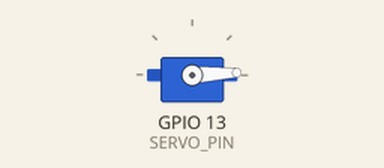
The sketch below on a simulated ESP32. Shown: servo. What the sketch prints to the serial monitor is not drawn.

Above: at 1.05 s.
At 2.3 s:
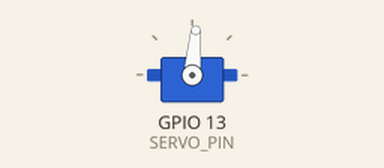
At 3.6 s:
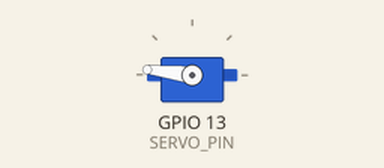
At 6.2 s:
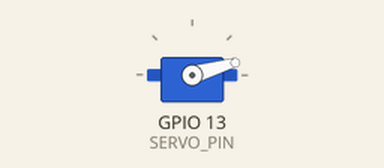
Timing chart, 0 to 8.7 s (numbered marks = the images above):
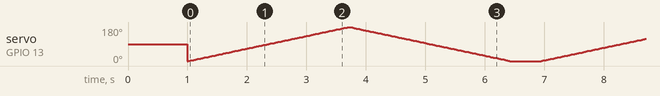

The sketch:

SG90_Servo_Motor.ino
```cpp
/*
 * 教程：SG90 舵机控制
 *
 * 学习目标：
 * 1. 了解舵机的工作原理和控制信号。
 * 2. 理解 PWM、周期、脉宽、占空比这几个概念。
 * 3. 学会安装和使用 ESP32Servo 库驱动舵机。
 * 4. 让舵机在 0° 到 180° 之间来回摆动。
 *
 * 需要安装的库：
 * - "ESP32Servo" by Kevin Harrington、John K. Bennett 等
 * 安装方法：
 * 1. Arduino IDE → 项目 → 加载库 → 管理库...。
 * 2. 搜索 "ESP32Servo"，找到对应库并安装。
 *
 * 硬件连接：
 * - SG90 棕色线  →  ESP32 GND
 * - SG90 红色线  →  ESP32 5V（舵机启动电流较大，建议外接 5V 电源）
 * - SG90 橙色线  →  ESP32 GPIO13（信号线）
 *
 * 注意：
 * SG90 的电源最好使用独立 5V 电源，并把电源负极和 ESP32 GND 接到一起（共地）。
 * 如果只用 ESP32 的 5V 引脚供电，舵机转动时电压跌落可能导致 ESP32 重启。
 */

// 引入 ESP32Servo 库。
// 这个库封装了 PWM 定时器的细节，让我们能像控制普通舵机一样使用 write() 函数。
#include <ESP32Servo.h>

// SERVO_PIN：连接舵机信号线的 GPIO。
// GPIO13 是通用 GPIO，支持 PWM 输出，3.3V 信号即可驱动大部分舵机。
#define SERVO_PIN 13

// 创建一个 Servo 对象，名字叫 myServo。
// 对象里保存了 PWM 通道、角度、引脚等信息。
Servo myServo;

void setup() {
  Serial.begin(115200);
  delay(1000);

  // attach(pin, min, max) 把舵机对象绑定到某个 GPIO。
  // 第二个参数是 0° 对应的脉宽（微秒），第三个参数是 180° 对应的脉宽（微秒）。
  // SG90 通常用 500μs 表示 0°，2400μs 表示 180°。
  // 如果范围设得太小，舵机就转不到头；设得太大，可能会让舵机抖动或卡住。
  myServo.attach(SERVO_PIN, 500, 2400);

  // 上电后先把舵机转到中间位置 90°，
  // 这样可以避免突然从某个极限位置启动，机械冲击更小。
  myServo.write(90);

  Serial.println("SG90 舵机初始化完成");
}

void loop() {
  // 让舵机从 0° 转到 180°。
  // write(angle) 告诉舵机目标角度，库会自动把角度换算成对应的 PWM 脉宽。
  for (int angle = 0; angle <= 180; angle++) {
    myServo.write(angle);

    // 每转 1° 等待 15ms，给舵机机械结构足够时间到达目标位置。
    // 如果时间太短，舵机还没到位就收到下一个角度，会转得很吃力、发热甚至抖动。
    delay(15);
  }

  Serial.println("已转到 180°");

  // 让舵机从 180° 转回 0°。
  for (int angle = 180; angle >= 0; angle--) {
    myServo.write(angle);
    delay(15);
  }

  Serial.println("已转回 0°");

  // 在 0° 停留 500ms，方便观察。
  delay(500);
}

/*
 * 名词解释：
 * PWM（Pulse Width Modulation，脉宽调制）：
 * 引脚不是一直输出高电平，而是快速地开关。
 * 一个完整的开关周期叫"周期"，高电平时间占周期的比例叫"占空比"。
 *
 * 舵机控制信号：
 * 舵机不关心占空比本身，而是关心每个 20ms 周期内高电平的持续时间（脉宽）。
 * - 0.5ms 脉宽 ≈ 0°
 * - 1.5ms 脉宽 ≈ 90°
 * - 2.4ms 脉宽 ≈ 180°
 * 周期 20ms 对应频率 50Hz，所以控制舵机的 PWM 频率通常是 50Hz。
 */

/*
 * 扩展练习：
 * 1. 修改 attach() 里的 min/max 脉宽，观察舵机实际转动范围的变化。
 * 2. 用串口输入一个角度（如 90），让舵机转到指定位置。
 * 3. 接一个电位器，把 ADC 读数映射到 0~180°，用手势控制舵机。
 */
```
